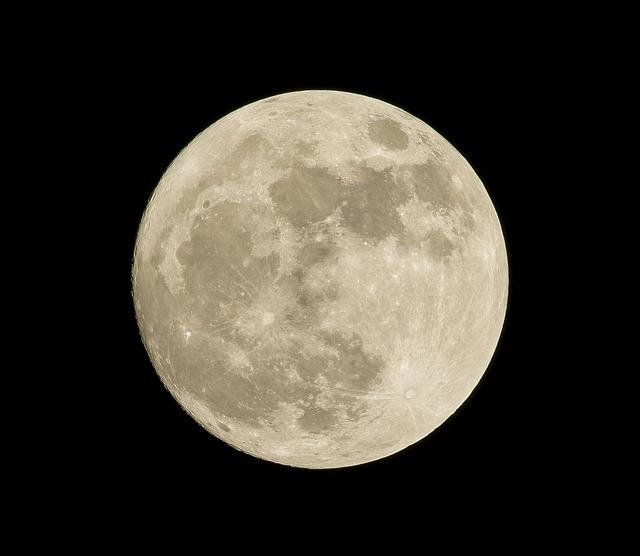
#> input picture assets/images/moon.jpg, 640 x 556 px
$ python contours.py
#> lines starting #> are read from the running program, lines starting #| are printed output that depends on the picture; after the words box and inside, x2 and y2 are one past the last pixel; in counts of white or black regions, pixels touching at a corner belong together
import cv2 as cv
import numpy as np

path_to_img = '../../assets/images/moon.jpg'
img = cv.imread(path_to_img)  # 3 channel image (BGR)
#> img is the input picture: shape (556, 640, 3); mean B, G, R 46.7, 55.5, 60
cv.imshow('Moon', img)

# get a grayscale image
gray = cv.cvtColor(img, cv.COLOR_BGR2GRAY)
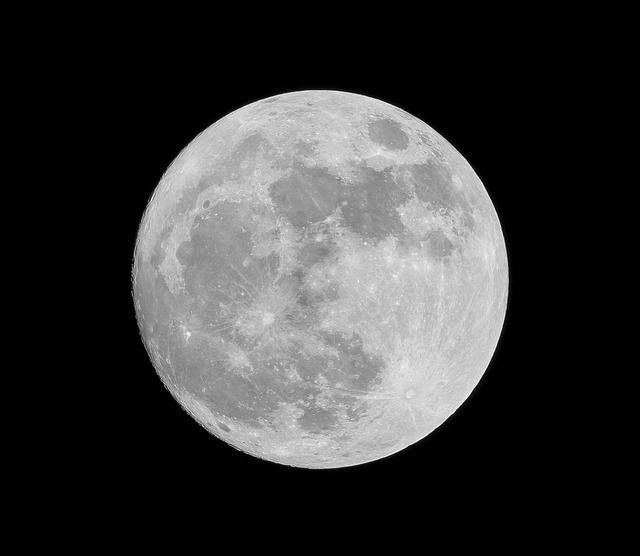
#> gray: shape (556, 640); min 0, max 253, mean 55.8
cv.imshow('Gray', gray)

# blurring
kernel_size = (5, 5)
blur = cv.GaussianBlur(gray, kernel_size, cv.BORDER_DEFAULT)
cv.imshow('Blur', blur)

# edge detection
canny = cv.Canny(blur, 50, 60)
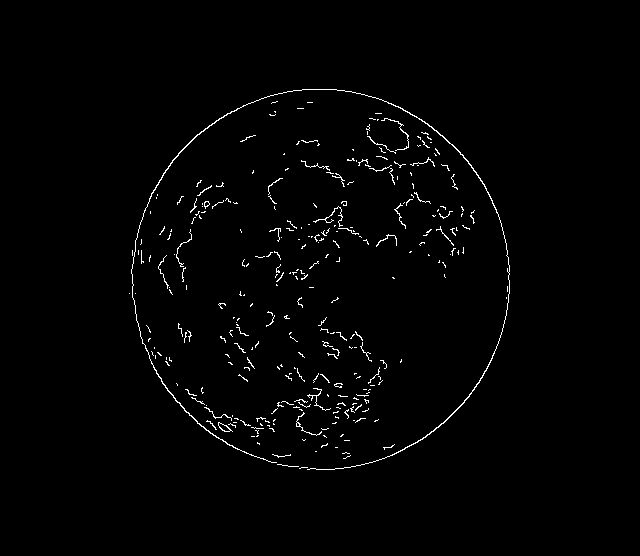
#> canny: shape (556, 640); 1.3% white in thin lines or dots, all inside (x1, y1, x2, y2) = (129, 89, 510, 470)
cv.imshow('Canny Edges', canny)

################################
# # we can use instead of blurring + edge detection the threshold:
# threshold = 125  # if a pixel < N is set to 0
# max_val = 250    # if a pixel > M is set to 255
# ret, thresh = cv.threshold(gray, threshold, max_val, cv.THRESH_BINARY)  # look at the image and trys to binaraze the image
# cv.imshow('Thresh', thresh)
#################################

# contours
contours, hierarchies = cv.findContours(  # contours is a list of all conountours finded
    canny,  # thresh or canny            # hierarchies is the hierachical rapresentation of contours (how the algorithm find that contours)
    cv.RETR_LIST,  # RETR_LIST return all counters found
    cv.CHAIN_APPROX_SIMPLE  # how we want to approximate contours
)
#> contours = 308 contours, 303 with area under 20; largest, box (x1, y1, x2, y2) and area: (131, 89, 510, 470) 316, (218, 422, 233, 432) 60, (218, 422, 231, 432) 50, (296, 412, 322, 436) 24, (204, 201, 210, 209) 22
print(f"Found {len(contours)} contours!")
#| Found 308 contours!

# drawing contours
blank = np.zeros(img.shape, dtype='uint8')

contour_idx = -1  # all contours
color = (0, 125, 255)
cv.drawContours(blank, contours, -1, color, thickness=1)
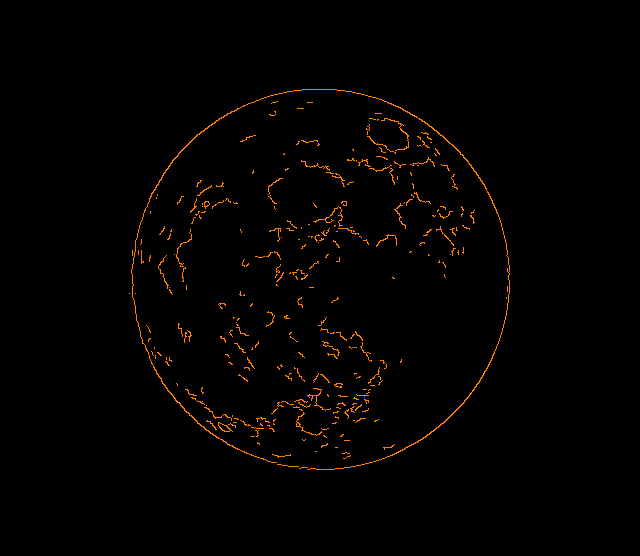
#> blank: shape (556, 640, 3); mean of channels 0, 1, 2 0, 1.7, 3.4; drawn as B, G, R
cv.imshow('Contours', blank)

cv.waitKey(0)

$ run again, with assets/images/faces_b.jpg copied over assets/images/moon.jpg
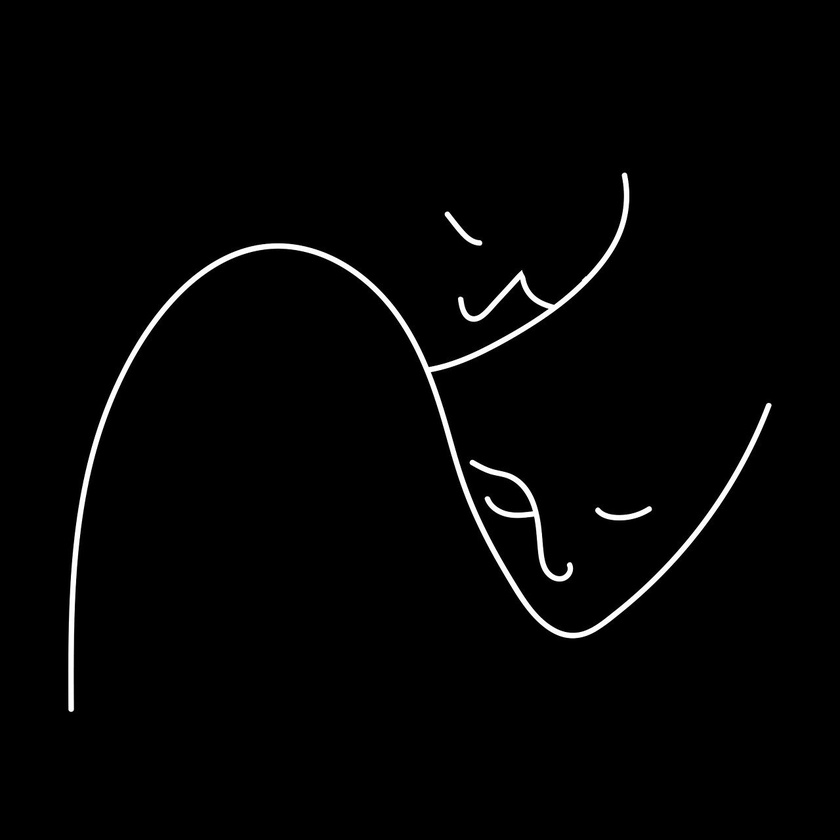
#> input picture assets/images/faces_b.jpg, 840 x 840 px, shrunk from 1280 x 1280 before the run
#> img is the input picture: shape (840, 840, 3); min 0, max 255, mean 4.3
#> `canny = cv.Canny(blur, 50, 60)`:
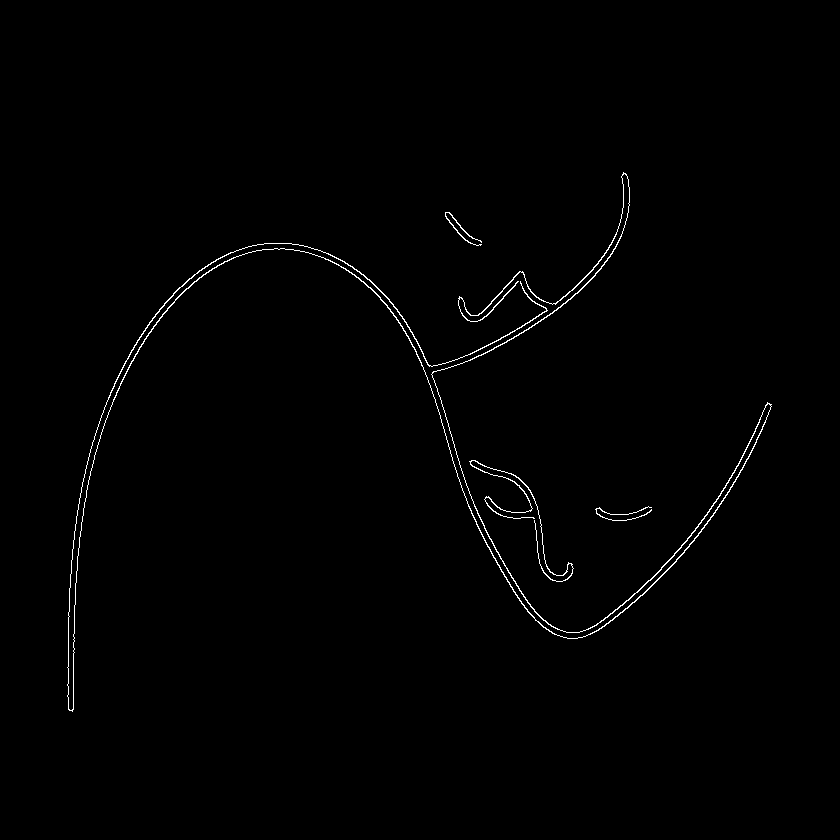
#> canny: shape (840, 840); 0.74% white in thin lines or dots, all inside (x1, y1, x2, y2) = (67, 172, 772, 712)
#> contours = 4 contours; box (x1, y1, x2, y2) and area: (67, 172, 772, 712) 1201, (469, 460, 574, 582) 114, (445, 212, 482, 246) 50, (595, 506, 652, 521) 20
#| Found 4 contours!
#> `cv.drawContours(blank, contours, -1, color, thickness=1)`:
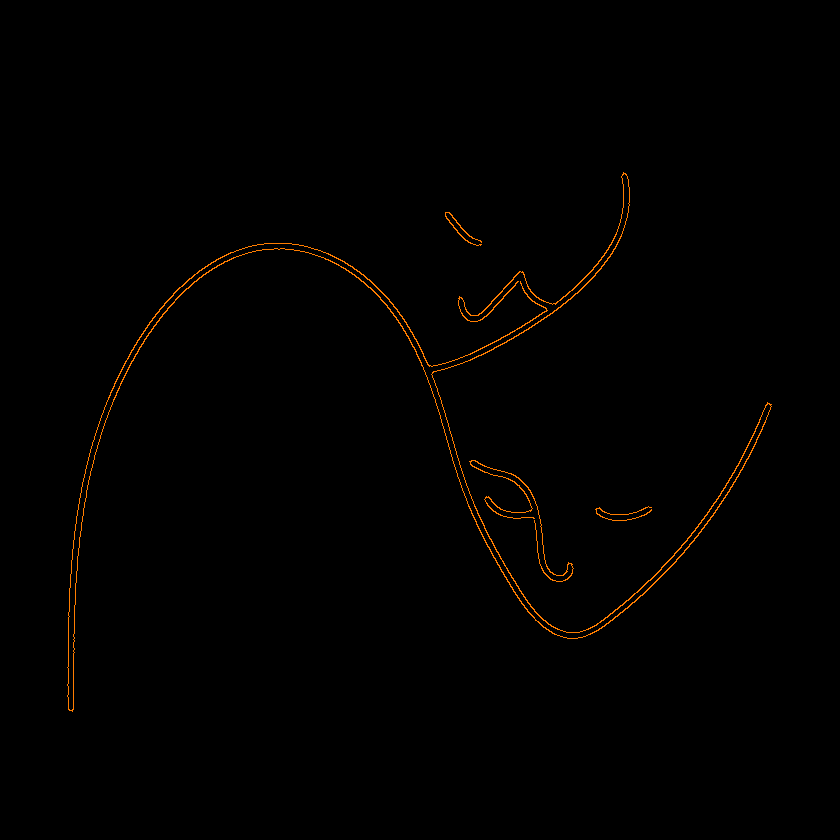
#> blank: shape (840, 840, 3); mean of channels 0, 1, 2 0, 0.9, 1.9; drawn as B, G, R
